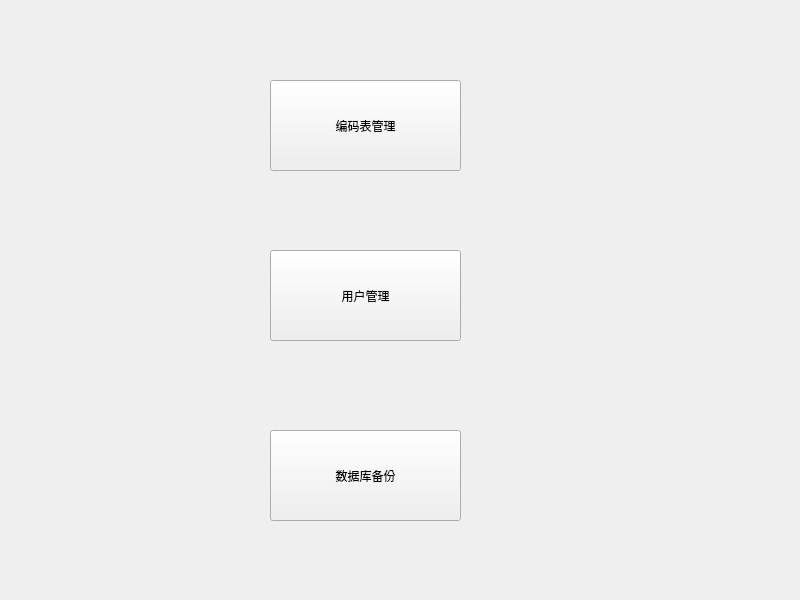
<?xml version="1.0" encoding="UTF-8"?>
<ui version="4.0">
 <class>ManageWindow</class>
 <widget class="QMainWindow" name="ManageWindow">
  <property name="geometry">
   <rect>
    <x>0</x>
    <y>0</y>
    <width>800</width>
    <height>600</height>
   </rect>
  </property>
  <property name="windowTitle">
   <string>ManageWindow</string>
  </property>
  <widget class="QWidget" name="centralWidget">
   <widget class="QPushButton" name="pushButton_table">
    <property name="geometry">
     <rect>
      <x>270</x>
      <y>80</y>
      <width>191</width>
      <height>91</height>
     </rect>
    </property>
    <property name="text">
     <string>编码表管理</string>
    </property>
   </widget>
   <widget class="QPushButton" name="pushButton_user">
    <property name="geometry">
     <rect>
      <x>270</x>
      <y>250</y>
      <width>191</width>
      <height>91</height>
     </rect>
    </property>
    <property name="text">
     <string>用户管理</string>
    </property>
   </widget>
   <widget class="QPushButton" name="pushButton_database">
    <property name="geometry">
     <rect>
      <x>270</x>
      <y>430</y>
      <width>191</width>
      <height>91</height>
     </rect>
    </property>
    <property name="text">
     <string>数据库备份</string>
    </property>
   </widget>
  </widget>
 </widget>
 <resources/>
 <connections/>
</ui>
